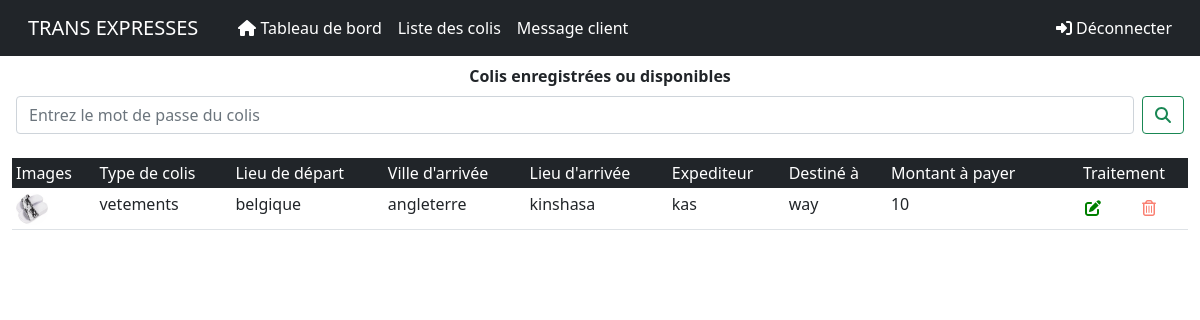
Screenshot of /list_colis (signed in) with the database file from the repository.
### colis/models.py (models this page shows, shortened)
class Coli(models.Model):
    typeColi = models.CharField(max_length=50)
    lieuDepart = models.CharField(max_length=50)
    lieuArriver = models.CharField(max_length=50)
    villeArriver = models.CharField(max_length=50,default='pas de ville')
    expedi = models.CharField(max_length=50)
    desti = models.CharField(max_length=50)
    kilo = models.IntegerField(default=0,null=True)
    telephone = models.CharField(max_length=50)
    email = models.CharField(max_length=100)
    created_coli = models.DateTimeField(auto_now_add=True)
    description = models.TextField(max_length=100,default="Pas de details")
    codeColi = models.CharField(max_length=50)
    image = models.FileField(upload_to='images',blank=True,default='aucune image')
    class Meta:
        verbose_name = 'Coli'
        verbose_name_plural = 'Colis'

### colis/views.py (the view)
# urls.py: path('list_colis', list_colis, name='list_colis'),
@login_required
def list_colis(request):
    coli= Coli.objects.all()
    if request.method == "GET":
        codeColi = request.GET.get('recherche')
        if codeColi is not None:
            coli= Coli.objects.filter(codeColi=codeColi)
    context = {
        'colis':coli,
    }
    return render(request,'listeColi.html',context)

### templates/listeColi.html (shortened to what this page needs)
{% extends 'script.html' %}
{% load static %}
{% block main %}
{% include "menuHome.html" %}
<html lang="en">
<head>
</head>
<body>
    <div class="container-fluid">
        <div class="row">
            <strong class="text-center mt-2">Colis enregistrées ou disponibles</strong>
            <div class="container mt-2">
                <form class="d-flex mx-1">
                    <input class="form-control me-2" type="search" placeholder="Entrez le mot de passe du colis" name="recherche" autocomplete="off">
                    <button class="btn btn-outline-success" type="submit"><i class="fas fa-search"></i></button>
                </form>
            </div>
                <main class="col-md-12 ms-sm-auto  mt-4">
                    <div class="table-responsive">
                        <table class="table table-sm">
                            <thead>
                                <tr class="th bg-dark text-white">
                                    <td class="title">Images</td>
                                    <td class="title">Type de colis</td>
                                    <td class="title">Lieu de départ</td>
                                    <td class="title">Ville d'arrivée</td>
                                    <td class="title">Lieu d'arrivée</td>
                                    <td class="title">Expediteur </td>
                                    <td class="title">Destiné à</td>
                                    <td class="title">Montant à payer</td>
                                    <td class="title text-center" colspan="2">Traitement</td>
                                </tr>
                            </thead>
                            <tbody>
                                {% for coli in colis%}
                                <tr class="text-dark">
                                    <td><img src="{{coli.image.url}}" class="rounded-circle me-2 circle profil"></td>
                                    <td>{{coli.typeColi}}</td>
                                    <td>{{coli.lieuDepart}}</td>
                                    <td>{{coli.lieuArriver}}</td>
                                    <td>{{coli.villeArriver}}</td>
                                    <td>{{coli.expedi}}</td>
                                    <td>{{coli.desti}}</td>
                                    <td>{{coli.kilo}}</td>
                                    <td class="text-center">
                                        <a class="btn" href="{% url 'update_coli' coli.id %}" role="button"><i class="fas fa-edit" style="color:green;"></i></a>
                                    </td>
                                    <td >
                                        <a class="btn" href="{% url 'delete_coli' coli.id %}" role="button"><i class="far fa-trash-alt" style="color:salmon;"></i></a>
                                    </td>
                                </tr>
                                {% endfor %}
                            </tbody>
                        </table>
                    </div>
                </main>
        </div>
    </div>
</body>
</html>
{% endblock main %}

### templates/script.html (shortened to what this page needs)
{% load static %}
<html lang="fr">
<head>
    <link rel="stylesheet" href="{% static 'css/bootstrap.css' %}">
    <link rel="stylesheet" href="{% static 'css/index.css' %}">
</head>
<body>
    {% block main %} {% endblock main %}
</body>
</html>

### templates/menuHome.html (shortened to what this page needs)
{% extends 'script.html' %}
{% load static %}
{% block main %}
<head>
</head>
<nav class="navbar navbar-expand-lg navbar-light bg-dark ">
    <div class="container-fluid">
        <a class="navbar-brand px-3 text-white logo" href="{% url 'enreg_colis' %}">TRANS EXPRESSES</a>
        <div class="collapse navbar-collapse" id="navbarSupportedContent">
            <ul class="navbar-nav me-auto mb-lg-0">
                <li class="nav-item active">
                    <a class="nav-link active text-white entete_nav" href="{% url 'enreg_colis' %}">
                        <i class="fas fa-home"></i> Tableau de bord
                    </a>
                </li>
                <li class="nav-item">
                    <a class="nav-link active text-white entete_nav" href="{% url 'list_colis' %}"> Liste des colis</a>
                </li>
                <li class="nav-item">
                    <a class="nav-link active text-white entete_nav" href="{% url 'list_message' %}"> Message client</a>
                </li>
            </ul>
            <div class="navbar-nav">
                <div class="nav-item text-nowrap sing-out">
                    <a class="nav-link active text-white px-3 sec" href="{% url 'deconnexion' %}"><i class="fas fa-sign-in-alt"></i> Déconnecter</a>
                </div>
            </div>
        </div>
    </div>
</nav>
{% endblock main %}

### static/css/index.css (style rules this page uses)
* { margin: 0; padding: 0; }
.profil { position: relative; width: 2rem; height: 2rem; border-radius: 50%; }

### rows the page displays
Coli: image (picture), typeColi "vetements", lieuDepart "belgique", lieuArriver "angleterre", villeArriver "kinshasa", expedi "kas", desti "way", kilo "10"
